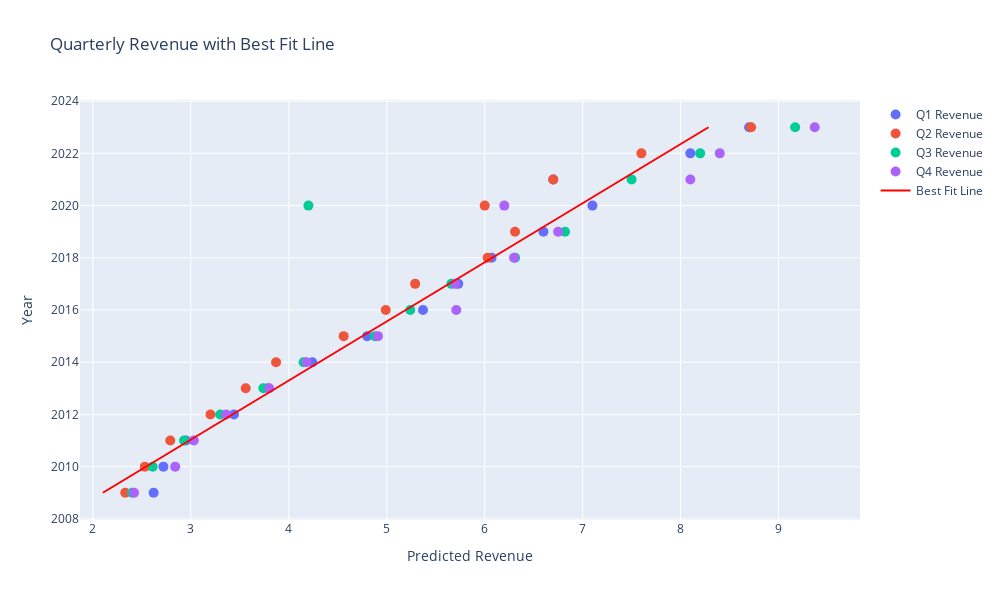

Notebook source saved alongside this figure:
### Code cell
import plotly.graph_objects as go

# Create a scatter plot
fig = go.Figure()

# Add scatter points for each quarter
for quarter in long_data['Quarter'].unique():
    fig.add_trace(go.Scatter(
        x=long_data[long_data['Quarter'] == quarter]['Quarter Revenue'],
        y=long_data[long_data['Quarter'] == quarter]['Year'],
        mode='markers',
        name=f'{quarter} Revenue',
        marker=dict(size=10)
    ))

# Add the best fit line
fig.add_trace(go.Scatter(
    x=long_data['Predicted Revenue'],  # Predicted values on the x-axis
    y=long_data['Year'],               # Year on the y-axis
    mode='lines',
    name='Best Fit Line',
    line=dict(color='red', width=2)
))

# Update layout
fig.update_layout(
    title='Quarterly Revenue with Best Fit Line',
    xaxis_title='Predicted Revenue',  # Change the x-axis title to 'Predicted Revenue'
    yaxis_title='Year',               # Change the y-axis title to 'Year'
    height=600,
    width=1000,
)

# Show the plot
fig.show()
